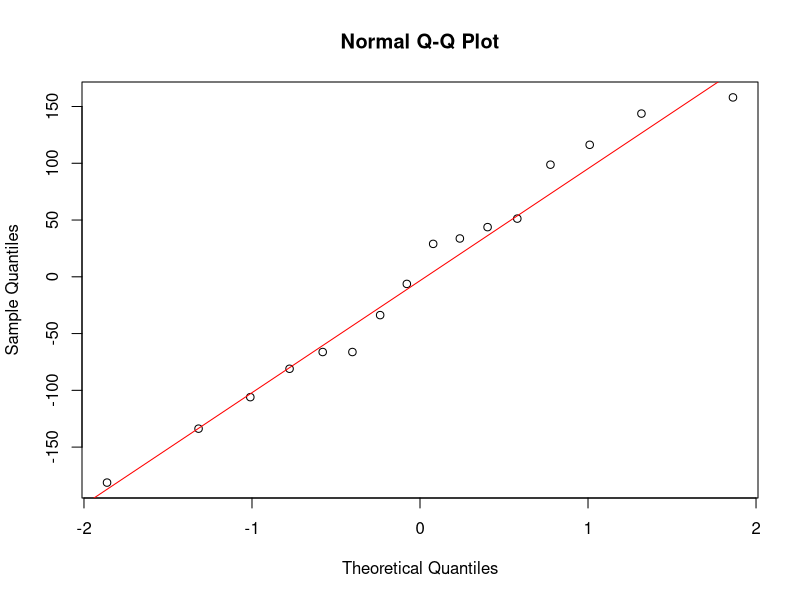
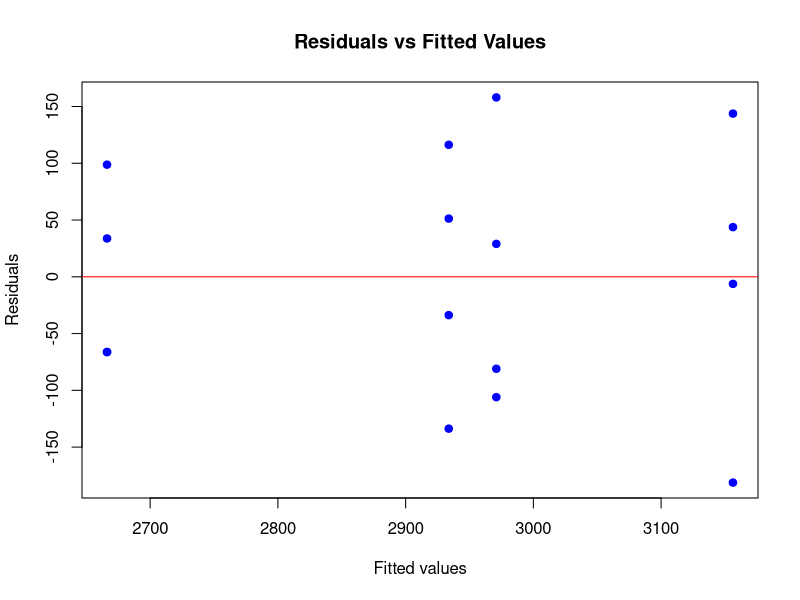

These figures' R source, in order:
strength <- c(3129, 3000, 2865, 2890,
              3200, 3300, 2975, 3150,
              2800, 2900, 2985, 3050,
              2600, 2700, 2600, 2765)

technique <- factor(rep(1:4, each = 4))

data <- data.frame(technique, strength)

print(data)

full_model <- lm(strength ~ technique-1,data)
null_model <- lm(strength ~ 1,data)
anova(null_model, full_model)
res <- residuals(full_model)
qqnorm(res)
qqline(res, col = "red")
plot(fitted(full_model), res,
     main = "Residuals vs Fitted Values",
     xlab = "Fitted values", ylab = "Residuals",
     pch = 19, col = "blue")
abline(h = 0, col = "red")
library(emmeans)
emm = emmeans(full_model, pairwise~technique, adjust = 'none')
emm
emm = emmeans(full_model, pairwise~technique, adjust = 'bonferroni')
emm
